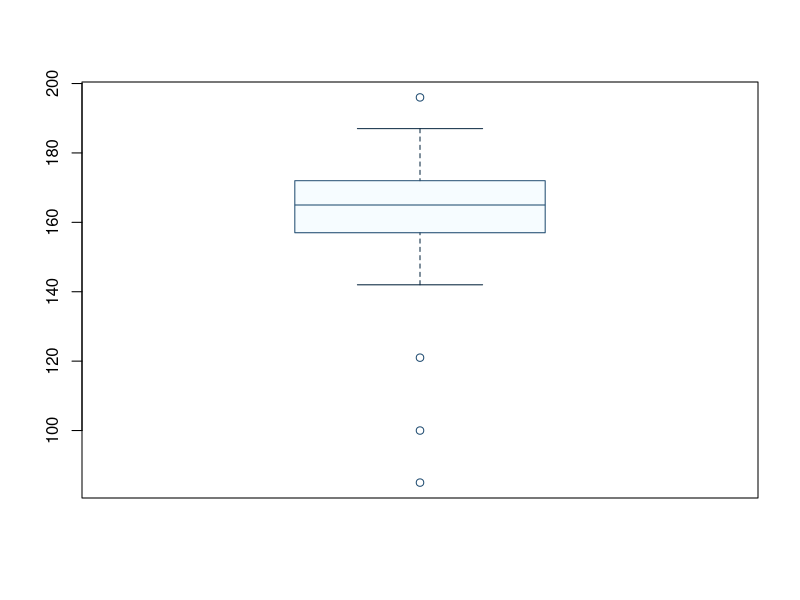

Source code (R):
data = c(121,171,158,173,184,163,157,85,145,165,172,196,170,159,172,161,187,100,142,166,171)
data = sort(data)
print(data)
meanVal = mean(data)
print(meanVal)
print(median(data))
print(quantile(data, type=7))
iqrVal = IQR(data, type=7)
print(iqrVal)
print(unname(quantile(data, type=7))[2] - 1.5*iqrVal)
print(unname(quantile(data, type=7))[4] + 1.5*iqrVal)
print("Values")
print(data[which(data < (unname(quantile(data))[2] - 1.5*iqrVal) | data > (unname(quantile(data))[4] + 1.5*iqrVal))])
png(filename = "box-plot.png")
boxplot(data, boxcol="#204c71", boxfill="#f6fcff", medcol="#204c71", medlwd = 1, whiskcol="#08263f", staplecol="#08263f", outcol="#204c71")
dev.off()